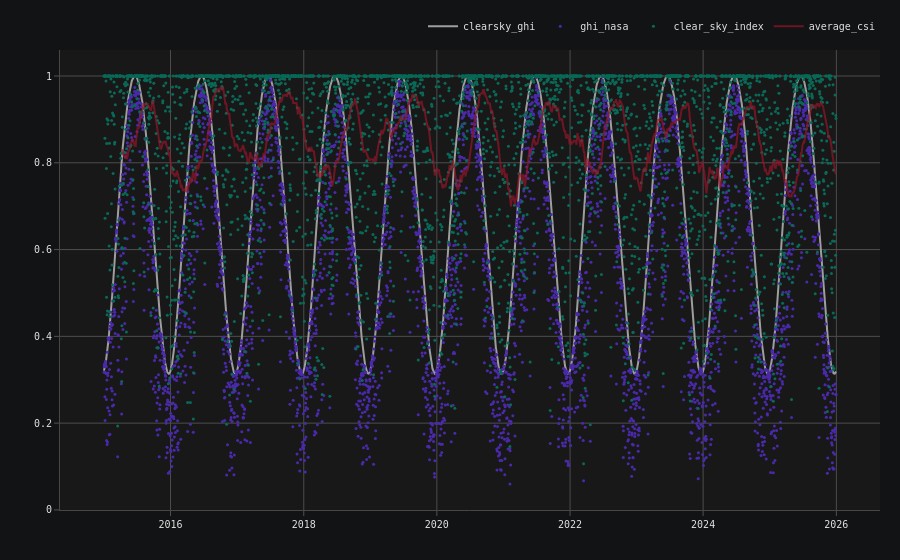

Here is the notebook cell this chart was saved with:
### Code cell
fig = go.Figure()


normalized_clearsky_ghi = df_solar_daily['clearsky_ghi']/df_solar_daily['clearsky_ghi'].max()
normalized_nasa_ghi = df_solar_daily['ghi']/df_solar_daily['ghi'].max()


fig.add_trace(
    go.Scatter(
        x=df_solar_daily.index,
        y=normalized_clearsky_ghi,
        name='clearsky_ghi'
    )
)

fig.add_trace(
    go.Scatter(
        x=df_solar_daily.index,
        y=normalized_nasa_ghi,
        name='ghi_nasa',
        mode='markers',
        marker=dict(
            size=3
        ),
    )
)


fig.add_trace(
    go.Scatter(
        x=df_solar_daily.index,
        y=df_solar_daily['clear_sky_index'],
        name='clear_sky_index',
        mode='markers',
        marker=dict(
            size=3
        ),
    )
)


fig.add_trace(
    go.Scatter(
        x=df_solar_daily.index,
        y=df_solar_daily['clear_sky_index'].rolling(window=100).mean(),
        name='average_csi',
        opacity=0.7
    )
)


fig.show()

### Figure 1 — Plotly figure (JSON) as saved in the notebook; plotly's stock layout.template omitted (floating-point values rounded to 4 significant figures; data arrays with more than 128 entries replaced by an {"elided": "..."} marker saying what was removed)
{"data": [{"name": "clearsky_ghi", "type": "scatter", "x": {"elided": "4017 str values"}, "y": {"elided": "4017 float values"}}, {"marker": {"size": 3}, "mode": "markers", "name": "ghi_nasa", "type": "scatter", "x": {"elided": "4017 str values"}, "y": {"elided": "4017 float values"}}, {"marker": {"size": 3}, "mode": "markers", "name": "clear_sky_index", "type": "scatter", "x": {"elided": "4017 str values"}, "y": {"elided": "4017 float values"}}, {"name": "average_csi", "opacity": 0.7, "type": "scatter", "x": {"elided": "4017 str values"}, "y": {"elided": "4017 float values"}}], "layout": {}}
